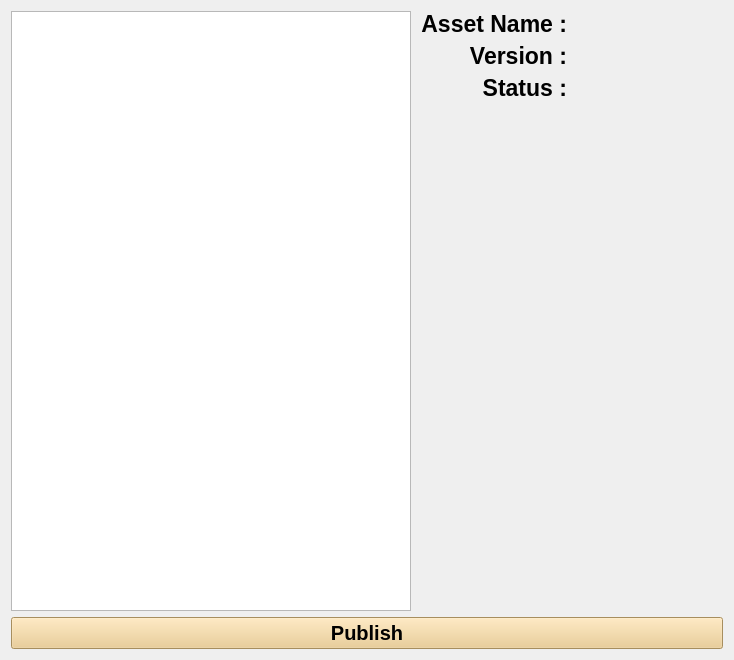
<?xml version="1.0" encoding="UTF-8"?>
<ui version="4.0">
 <class>Form</class>
 <widget class="QWidget" name="Form">
  <property name="windowModality">
   <enum>Qt::WindowModal</enum>
  </property>
  <property name="geometry">
   <rect>
    <x>0</x>
    <y>0</y>
    <width>734</width>
    <height>660</height>
   </rect>
  </property>
  <property name="sizePolicy">
   <sizepolicy hsizetype="Expanding" vsizetype="Expanding">
    <horstretch>0</horstretch>
    <verstretch>0</verstretch>
   </sizepolicy>
  </property>
  <property name="windowTitle">
   <string>Form</string>
  </property>
  <property name="styleSheet">
   <string notr="true"/>
  </property>
  <layout class="QVBoxLayout" name="verticalLayout">
   <item>
    <layout class="QGridLayout" name="gridLayout">
     <item row="0" column="2">
      <layout class="QGridLayout" name="gridLayout_2">
       <item row="0" column="0">
        <widget class="QLabel" name="label">
         <property name="sizePolicy">
          <sizepolicy hsizetype="Expanding" vsizetype="Minimum">
           <horstretch>0</horstretch>
           <verstretch>0</verstretch>
          </sizepolicy>
         </property>
         <property name="minimumSize">
          <size>
           <width>150</width>
           <height>0</height>
          </size>
         </property>
         <property name="maximumSize">
          <size>
           <width>150</width>
           <height>16777215</height>
          </size>
         </property>
         <property name="font">
          <font>
           <family>Cantarell</family>
           <pointsize>17</pointsize>
           <weight>75</weight>
           <bold>true</bold>
          </font>
         </property>
         <property name="styleSheet">
          <string notr="true"/>
         </property>
         <property name="text">
          <string>Asset Name :</string>
         </property>
         <property name="alignment">
          <set>Qt::AlignRight|Qt::AlignTrailing|Qt::AlignVCenter</set>
         </property>
        </widget>
       </item>
       <item row="0" column="1">
        <widget class="QLabel" name="label_assetname">
         <property name="sizePolicy">
          <sizepolicy hsizetype="Expanding" vsizetype="Preferred">
           <horstretch>0</horstretch>
           <verstretch>0</verstretch>
          </sizepolicy>
         </property>
         <property name="minimumSize">
          <size>
           <width>150</width>
           <height>0</height>
          </size>
         </property>
         <property name="maximumSize">
          <size>
           <width>150</width>
           <height>16777215</height>
          </size>
         </property>
         <property name="font">
          <font>
           <pointsize>17</pointsize>
           <weight>75</weight>
           <bold>true</bold>
          </font>
         </property>
         <property name="styleSheet">
          <string notr="true"/>
         </property>
         <property name="text">
          <string/>
         </property>
         <property name="alignment">
          <set>Qt::AlignCenter</set>
         </property>
        </widget>
       </item>
       <item row="4" column="0" colspan="2">
        <spacer name="verticalSpacer">
         <property name="orientation">
          <enum>Qt::Vertical</enum>
         </property>
         <property name="sizeHint" stdset="0">
          <size>
           <width>20</width>
           <height>40</height>
          </size>
         </property>
        </spacer>
       </item>
       <item row="2" column="1">
        <widget class="QLabel" name="label_status">
         <property name="sizePolicy">
          <sizepolicy hsizetype="Expanding" vsizetype="Preferred">
           <horstretch>0</horstretch>
           <verstretch>0</verstretch>
          </sizepolicy>
         </property>
         <property name="minimumSize">
          <size>
           <width>150</width>
           <height>0</height>
          </size>
         </property>
         <property name="maximumSize">
          <size>
           <width>150</width>
           <height>16777215</height>
          </size>
         </property>
         <property name="font">
          <font>
           <pointsize>17</pointsize>
           <weight>75</weight>
           <bold>true</bold>
          </font>
         </property>
         <property name="styleSheet">
          <string notr="true"/>
         </property>
         <property name="text">
          <string/>
         </property>
         <property name="alignment">
          <set>Qt::AlignCenter</set>
         </property>
        </widget>
       </item>
       <item row="1" column="1">
        <widget class="QLabel" name="label_version">
         <property name="sizePolicy">
          <sizepolicy hsizetype="Expanding" vsizetype="Preferred">
           <horstretch>0</horstretch>
           <verstretch>0</verstretch>
          </sizepolicy>
         </property>
         <property name="minimumSize">
          <size>
           <width>150</width>
           <height>0</height>
          </size>
         </property>
         <property name="maximumSize">
          <size>
           <width>150</width>
           <height>16777215</height>
          </size>
         </property>
         <property name="font">
          <font>
           <pointsize>17</pointsize>
           <weight>75</weight>
           <bold>true</bold>
          </font>
         </property>
         <property name="styleSheet">
          <string notr="true"/>
         </property>
         <property name="text">
          <string/>
         </property>
         <property name="alignment">
          <set>Qt::AlignCenter</set>
         </property>
        </widget>
       </item>
       <item row="2" column="0">
        <widget class="QLabel" name="label_3">
         <property name="sizePolicy">
          <sizepolicy hsizetype="Expanding" vsizetype="Minimum">
           <horstretch>0</horstretch>
           <verstretch>0</verstretch>
          </sizepolicy>
         </property>
         <property name="minimumSize">
          <size>
           <width>100</width>
           <height>0</height>
          </size>
         </property>
         <property name="maximumSize">
          <size>
           <width>150</width>
           <height>16777215</height>
          </size>
         </property>
         <property name="font">
          <font>
           <pointsize>17</pointsize>
           <weight>75</weight>
           <bold>true</bold>
          </font>
         </property>
         <property name="styleSheet">
          <string notr="true"/>
         </property>
         <property name="text">
          <string>Status :</string>
         </property>
         <property name="alignment">
          <set>Qt::AlignRight|Qt::AlignTrailing|Qt::AlignVCenter</set>
         </property>
        </widget>
       </item>
       <item row="1" column="0">
        <widget class="QLabel" name="label_2">
         <property name="sizePolicy">
          <sizepolicy hsizetype="Expanding" vsizetype="Minimum">
           <horstretch>0</horstretch>
           <verstretch>0</verstretch>
          </sizepolicy>
         </property>
         <property name="minimumSize">
          <size>
           <width>100</width>
           <height>0</height>
          </size>
         </property>
         <property name="maximumSize">
          <size>
           <width>150</width>
           <height>16777215</height>
          </size>
         </property>
         <property name="font">
          <font>
           <pointsize>17</pointsize>
           <weight>75</weight>
           <bold>true</bold>
          </font>
         </property>
         <property name="styleSheet">
          <string notr="true"/>
         </property>
         <property name="text">
          <string>Version :</string>
         </property>
         <property name="alignment">
          <set>Qt::AlignRight|Qt::AlignTrailing|Qt::AlignVCenter</set>
         </property>
        </widget>
       </item>
      </layout>
     </item>
     <item row="1" column="1" colspan="2">
      <widget class="QPushButton" name="pushButton_pub">
       <property name="font">
        <font>
         <pointsize>15</pointsize>
         <weight>75</weight>
         <bold>true</bold>
        </font>
       </property>
       <property name="styleSheet">
        <string notr="true">background-color: rgb(234, 199, 132);</string>
       </property>
       <property name="text">
        <string>Publish</string>
       </property>
      </widget>
     </item>
     <item row="0" column="1">
      <widget class="QTextEdit" name="textEdit_comment">
       <property name="sizePolicy">
        <sizepolicy hsizetype="Preferred" vsizetype="Expanding">
         <horstretch>0</horstretch>
         <verstretch>0</verstretch>
        </sizepolicy>
       </property>
       <property name="minimumSize">
        <size>
         <width>400</width>
         <height>600</height>
        </size>
       </property>
       <property name="maximumSize">
        <size>
         <width>500</width>
         <height>800</height>
        </size>
       </property>
       <property name="font">
        <font>
         <pointsize>12</pointsize>
        </font>
       </property>
       <property name="styleSheet">
        <string notr="true">color: rgb(255, 252, 252);</string>
       </property>
       <property name="verticalScrollBarPolicy">
        <enum>Qt::ScrollBarAlwaysOff</enum>
       </property>
       <property name="sizeAdjustPolicy">
        <enum>QAbstractScrollArea::AdjustToContents</enum>
       </property>
       <property name="documentTitle">
        <string>AssetPublish</string>
       </property>
       <property name="undoRedoEnabled">
        <bool>false</bool>
       </property>
       <property name="readOnly">
        <bool>true</bool>
       </property>
       <property name="html">
        <string>&lt;!DOCTYPE HTML PUBLIC &quot;-//W3C//DTD HTML 4.0//EN&quot; &quot;http://www.w3.org/TR/REC-html40/strict.dtd&quot;&gt;
&lt;html&gt;&lt;head&gt;&lt;meta name=&quot;qrichtext&quot; content=&quot;1&quot; /&gt;&lt;title&gt;AssetPublish&lt;/title&gt;&lt;style type=&quot;text/css&quot;&gt;
p, li { white-space: pre-wrap; }
&lt;/style&gt;&lt;/head&gt;&lt;body style=&quot; font-family:'Cantarell'; font-size:12pt; font-weight:400; font-style:normal;&quot;&gt;
&lt;p align=&quot;center&quot; style=&quot;-qt-paragraph-type:empty; margin-top:0px; margin-bottom:0px; margin-left:0px; margin-right:0px; -qt-block-indent:0; text-indent:0px; font-size:14pt;&quot;&gt;&lt;br /&gt;&lt;/p&gt;&lt;/body&gt;&lt;/html&gt;</string>
       </property>
      </widget>
     </item>
    </layout>
   </item>
  </layout>
 </widget>
 <resources/>
 <connections/>
</ui>
